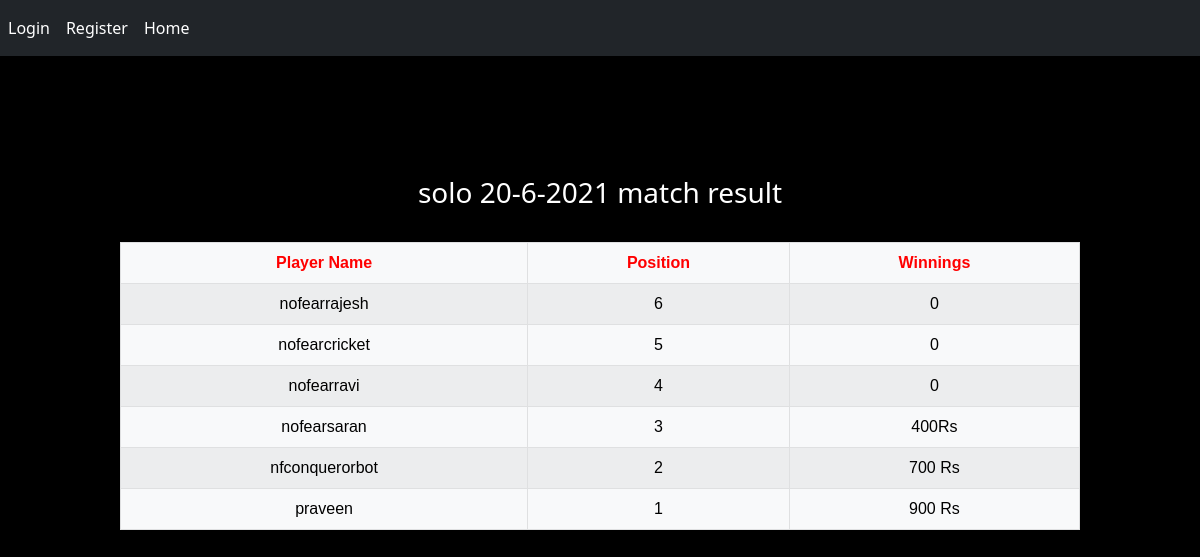
Screenshot of /solomatchresult/ with the database file from the repository.
### bgmiapp/models.py (models this page shows, shortened)
class solo_20_6_2021(models.Model):
    user = models.ForeignKey(Profile,on_delete=models.CASCADE,null=True)
    player1_pubg_id = models.PositiveIntegerField()
    player1_pubg_name = models.CharField(max_length=15)
    position = models.CharField(max_length=20,default="0")
    prize_amount = models.CharField(max_length=20,default="0")

### bgmiapp/views.py (the view)
# urls.py: path('solomatchresult/',views.Solomatchresult,name='solomatchresult'),
def Solomatchresult(request):
    solomatchresult = solo_20_6_2021.objects.all()
    return render(request,'bgmiapp/solomatchresult.html',{'solomatchresult':solomatchresult})

### bgmiapp/templates/bgmiapp/solomatchresult.html (shortened to what this page needs)
{% extends 'bgmiapp/base.html' %}
{% load static %}
{% block style %}
    <link rel="stylesheet" href="{% static 'css/solomatchresult.css' %}">
{% endblock %}
{% block content %}
<h3 style="text-align: center;">solo 20-6-2021 match result</h3> <br>
<table class="table table-light table-bordered table-striped">
    <thead>
        <th>Player Name</th>
        <th>Position</th>
        <th>Winnings</th>
    </thead>
    <tr>
    {% for smr in solomatchresult %}
        <td>{{ smr.player1_pubg_name }}</td>
        <td>{{ smr.position }}</td>
        <td>{{ smr.prize_amount }}</td>
    </tr>
    {% endfor %}
</table>
{% endblock %}

### bgmiapp/templates/bgmiapp/base.html (shortened to what this page needs)
<!DOCTYPE html>
{% load static %}
<html lang="en">
<head>
    <link href="https://cdn.jsdelivr.net/npm/bootstrap@5.0.1/dist/css/bootstrap.min.css" rel="stylesheet">
    <link rel="stylesheet" href="https://cdn.jsdelivr.net/npm/@fortawesome/fontawesome-free@5.15.3/css/fontawesome.min.css">
{% block style %}
{% endblock %}
</head>
<body>
    {% include 'bgmiapp/navigation.html' %}
    <div>
                <br>
                <br>
                <br>
                <br>
                {% block content %}
                {% endblock %}
    </div>
</body>
</html>

### bgmiapp/templates/bgmiapp/navigation.html (shortened to what this page needs)
{% load static %}
<nav class="navbar navbar-expand-sm bg-dark navbar-dark">
    <ul class="navbar-nav">
        {% if user.is_authenticated %}
            <li class="nav-item">
                <a class="nav-link" style="color: white;" href="/home/">Home</a>
            </li>
            <li class="nav-item">
                <a class="nav-link" style="color: white;" href="/showprofile/">Profile</a>
            </li>
            <li class="nav-item">
                <a class="nav-link" style="color:white;" href="/result/">Results</a>
            </li>
            <li class="nav-item">
                <a class="nav-link" style="color:white;" href="/showbalance/">Withdraw</a>
            </li>
            <li class="nav-item">
                <a class="nav-link" style="color:white;" href="/logout/">Logout</a>
            </li>
        {% else %}
            <li class="nav-item">
                <a class="nav-link" style="color: white;" href="/login/">Login</a>
            </li>
            <li class="nav-item">
                <a class="nav-link" style="color: white;" href="/register/">Register</a>
            </li>
            <li class="nav-item">
                <a class="nav-link"  style="color: white;"href="/home/">Home</a>
            </li>
        {% endif %}
    </ul>
  </nav>
  <br>
  </body>
  </html>

### bgmiapp/static/css/solomatchresult.css (style rules this page uses)
table { max-width:60rem; font-family: sans-serif; font: size 0.9em; margin-left:auto; margin-right:auto; }
th { text-align: center; color :red ; font-weight: bold; }
td { text-align: center; }
body { background-color:black; }
h3 { color :white }

### rows the page displays
solo_20_6_2021: player1_pubg_name "nofearrajesh", position "6", prize_amount "0"
solo_20_6_2021: player1_pubg_name "nofearcricket", position "5", prize_amount "0"
solo_20_6_2021: player1_pubg_name "nofearravi", position "4", prize_amount "0"
solo_20_6_2021: player1_pubg_name "nofearsaran", position "3", prize_amount "400Rs"
solo_20_6_2021: player1_pubg_name "nfconquerorbot", position "2", prize_amount "700 Rs"
solo_20_6_2021: player1_pubg_name "praveen", position "1", prize_amount "900 Rs"
